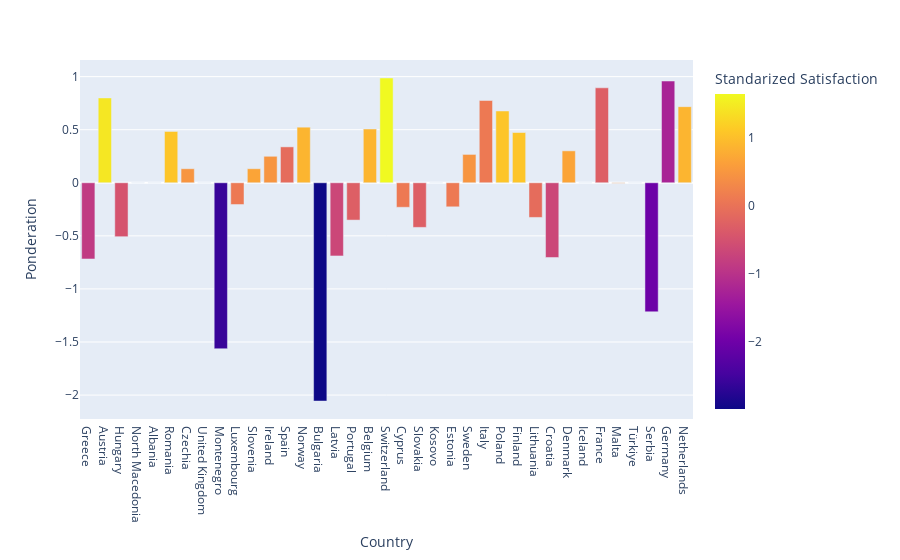

The cell this chart's notebook holds for it:
### Code cell
#Visualization of the ponderations
px.bar(data_frame = ponderation_data,
           x = 'Country',
           y = 'Ponderation',
           color = 'Standarized Satisfaction')

### Figure 1 — Plotly figure (JSON) as saved in the notebook; plotly's stock layout.template omitted (floating-point values rounded to 4 significant figures)
{"data": [{"alignmentgroup": "True", "hovertemplate": "Country=%{x}<br>Ponderation=%{y}<br>Standarized Satisfaction=%{marker.color}<extra></extra>", "legendgroup": "", "marker": {"color": [-0.867, 1.453, -0.48, 0, 0, 1.066, 0.486, 0, -2.606, 0.1, 0.68, 0.486, -0.094, 0.873, -2.993, -0.673, -0.287, 0.873, 1.646, 0.1, -0.287, 0, 0.1, 0.486, 0.1, 1.066, 1.066, -0.094, -0.673, 0.68, 0, -0.287, 0.486, 0, -2.026, -1.253, 0.873], "coloraxis": "coloraxis", "pattern": {"shape": ""}}, "name": "", "offsetgroup": "", "orientation": "v", "showlegend": false, "textposition": "auto", "type": "bar", "x": ["Greece", "Austria", "Hungary", "North Macedonia", "Albania", "Romania", "Czechia", "United Kingdom", "Montenegro", "Luxembourg", "Slovenia", "Ireland", "Spain", "Norway", "Bulgaria", "Latvia", "Portugal", "Belgium", "Switzerland", "Cyprus", "Slovakia", "Kosovo", "Estonia", "Sweden", "Italy", "Poland", "Finland", "Lithuania", "Croatia", "Denmark", "Iceland", "France", "Malta", "Türkiye", "Serbia", "Germany", "Netherlands"], "xaxis": "x", "y": [-0.7178, 0.7994, -0.508, 0, 0, 0.4836, 0.1324, 0, -1.564, -0.2048, 0.1324, 0.2496, 0.3384, 0.5238, -2.056, -0.689, -0.3514, 0.5066, 0.9876, -0.2308, -0.4202, 0, -0.2264, 0.2672, 0.7752, 0.6764, 0.4736, -0.3264, -0.7038, 0.3008, 0, 0.8946, -0.0044, 0, -1.216, 0.9586, 0.717], "yaxis": "y"}], "layout": {"barmode": "relative", "coloraxis": {"colorbar": {"title": {"text": "Standarized Satisfaction"}}, "colorscale": [[0, "#0d0887"], [0.1111, "#46039f"], [0.2222, "#7201a8"], [0.3333, "#9c179e"], [0.4444, "#bd3786"], [0.5556, "#d8576b"], [0.6667, "#ed7953"], [0.7778, "#fb9f3a"], [0.8889, "#fdca26"], [1, "#f0f921"]]}, "legend": {"tracegroupgap": 0}, "margin": {"t": 60}, "xaxis": {"anchor": "y", "domain": [0, 1], "title": {"text": "Country"}}, "yaxis": {"anchor": "x", "domain": [0, 1], "title": {"text": "Ponderation"}}}}
